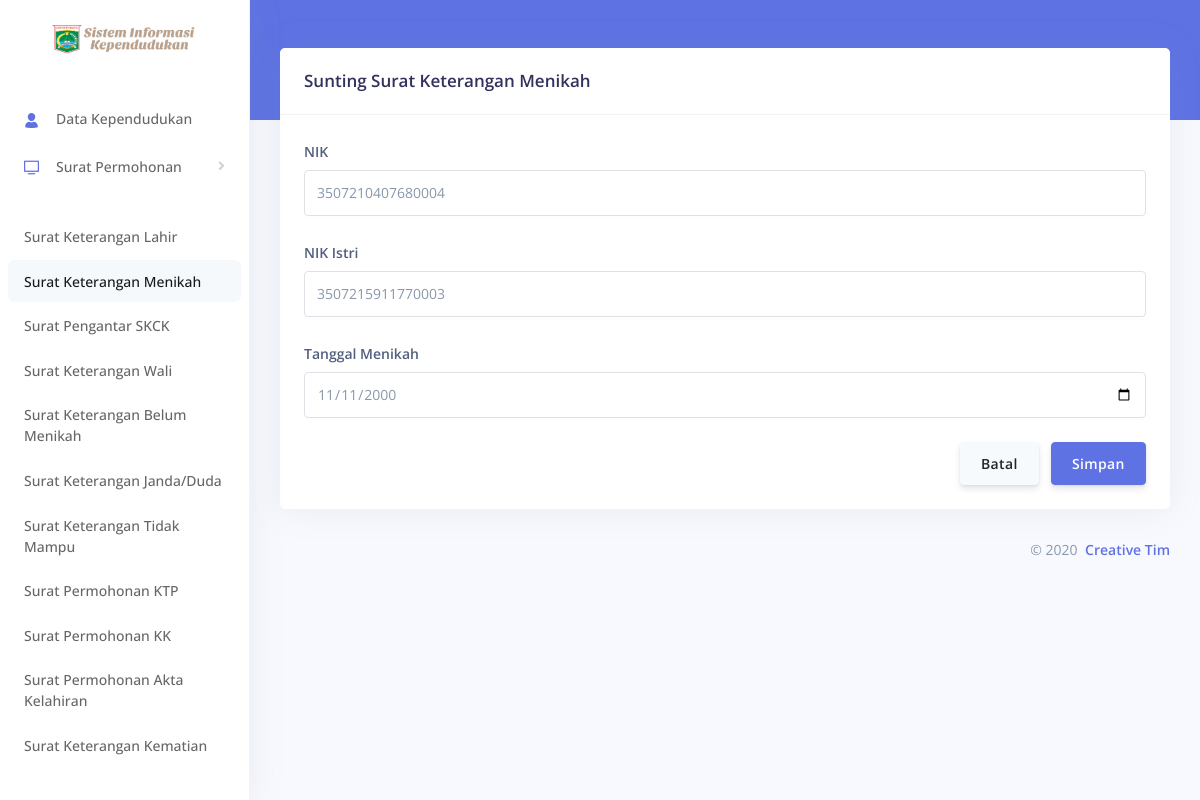
The page /Surat_KetMenikah/sunting_data/82 on the database its author committed.
### tables this page shows
CREATE TABLE `surat` (
  `NIK_pemohon` varchar(16) DEFAULT NULL,
  `No_surat` int(11) NOT NULL,
  `jenis_surat` varchar(40) DEFAULT NULL,
  `tanggal_pengajuan` datetime DEFAULT current_timestamp(),
  `tanggal_terima` datetime DEFAULT current_timestamp(),
  `Nama_lahir` varchar(16) DEFAULT NULL,
  `Jenis_kelamin` enum('Laki-laki','Perempuan') DEFAULT NULL,
  `Jam_lahir` time DEFAULT NULL,
  `Hari_lahir` enum('Senin','Selasa','Rabu','Kamis','Jum''at','Sabtu','Minggu') NOT NULL,
  `Tanggal_lahir` date DEFAULT NULL,
  `Tempat_lahir` varchar(16) DEFAULT NULL,
  `Nama_ayah` varchar(16) DEFAULT NULL,
  `Nama_ibu` varchar(16) DEFAULT NULL,
  `Anak_ke` int(11) DEFAULT NULL,
  `Tanggal_kematian` date DEFAULT NULL,
  `Hari_mati` enum('Senin','Selasa','Rabu','Kamis','Jum''at','Sabtu') DEFAULT NULL,
  `Sebab_kematian` varchar(50) DEFAULT NULL,
  `Lokasi_kematian` varchar(50) DEFAULT NULL,
  `Tanggal_menikah` date DEFAULT NULL,
  `Wali_dari` varchar(16) DEFAULT NULL,
  `Keperluan` varchar(16) DEFAULT NULL,
  `Status_perceraian` varchar(30) DEFAULT NULL,
  `NIK_suami` varchar(16) DEFAULT NULL,
  `NIK_istri` varchar(16) DEFAULT NULL,
  `KK_Lama` varchar(15) DEFAULT NULL,
  `NIK_KK_Lama` varchar(16) DEFAULT NULL,
  `KK_ditempati` varchar(15) DEFAULT NULL,
  `NIK_KK_ditempati` varchar(16) DEFAULT NULL,
  `Alasan` varchar(30) DEFAULT NULL
);

### application/controllers/Surat_KetMenikah.php (called while the page is built, shortened)
<?php
class Surat_KetMenikah extends CI_Controller
{
    function __construct()
    {
        $this->load->library('pdf');
        $this->load->model('M_ketmenikah');
        $this->load->library('session');
    }
    public function sunting_data($No_surat)
    {
        $where = array('No_surat' => $No_surat);
        $this->load->model('M_ketmenikah');
        $data['kependudukan'] = $this->M_ketmenikah->sunting($where, 'surat')->result();
        $this->load->view('templates/header3');
        $this->load->view('keterangan_menikah/v_suntingketmenikah', $data);
        $this->load->view('templates/footer');
    }
}

### index.php (called while the page is built, shortened)
<?php
require_once BASEPATH.'core/CodeIgniter.php';

### application/models/M_ketmenikah.php (called while the page is built, shortened)
<?php
class M_ketmenikah extends CI_Model
{
    public function sunting($where, $table)
    {
        return $this->db->get_where($table, $where);
    }
}

### application/views/keterangan_menikah/v_suntingketmenikah.php (the view, shortened to what this page needs)
<div class="main-content" id="panel">
    <div class="header bg-primary pb-6">
        <div class="container-fluid">
            <div class="header-body">
                <div class="row align-items-center py-4">
                </div>
            </div>
        </div>
    </div>
    <div class="container-fluid mt--6">
        <div class="row">
            <div class="col">
                <div class="card">
                    <div class="card-header border-0">
                        <h3 class="mb-0">Sunting Surat Keterangan Menikah</h3>
                    </div>
                    <div class="card-footer py-4">
                            <form method="post" action="<?php echo base_url() . 'Surat_KetMenikah/update_data'; ?>">
                                    <div class="tab-pane fade show active" id="home" role="tabpanel" aria-labelledby="home-tab">
                                    <div class="tab-pane fade show active" id="home" role="tabpanel" aria-labelledby="home-tab">
                                        <div class="row">
                                            <div class="col-lg-12">
                                                <div class="form-group">
                                                    <label class="form-control-label" for="input-nikpemohon">NIK </label>
                                                    <input type="number" name="NIK_suami" id="NIK_suami"class="form-control" value="<?php echo $surat->NIK_suami ?>">
                                                </div>
                                            </div>
                                    </div>
                                    <div class="row">
                                            <div class="col-lg-12">
                                                <div class="form-group">
                                                    <label class="form-control-label" for="input-nama">NIK Istri</label>
                                                    <input type="number" name="NIK_istri" id="NIK_istri" class="form-control" value="<?php echo $surat->NIK_istri ?>">
                                                </div>
                                            </div>
                                        </div>
                                        <div class="row">
                                            <div class="col-lg-12">
                                                <div class="form-group">
                                                    <label class="form-control-label" for="input-tanggalmenikah">Tanggal Menikah</label>
                                                    <input type="date" name="Tanggal_menikah" id="Tanggal_menikah"class="form-control"  value="<?php echo $surat->Tanggal_menikah ?>">
                                                </div>
                                            </div>
                                        </div>
                                    <div class="text-right">
                                            <input type="button" class="btn btn-secondary" value="Batal" onclick="history.back(-1)" />
                                            <button type="submit" class="btn btn-primary">Simpan</button>
                                        </div>
                                        </div>
                                    </div>
                                </div>
                        </div>
                    </div>
                </div>

### rows shown on the page
surat: NIK_suami "3507210407680004", NIK_istri "3507215911770003", Tanggal_menikah "11/11/2000"
